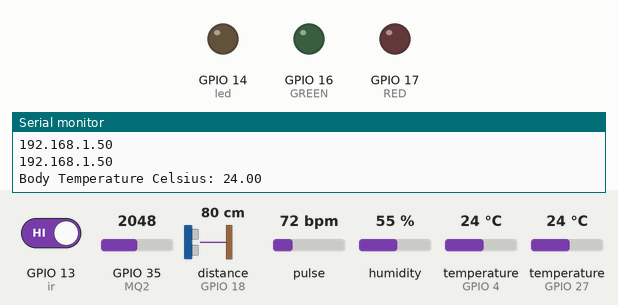
Bench run of a sketch on a simulated ESP32. On the bench: output pins drawn as LEDs (lit = HIGH), the last lines printed to the serial monitor. Wiring (inferred from the names in the program): ultrasonic range finder: trigger GPIO 5; echo GPIO 18. Inputs (shaded band) come from the test bench; at power-on: GPIO 35 (MQ2) = 2048, GPIO 13 (ir) HIGH, distance to the obstacle (sensor on GPIO 18) 80 cm, pulse 72 bpm, humidity 55 %, temperature (sensors on GPIO 4, GPIO 27) 24 °C. The echo pulse lasts 58.3 µs per cm; WiFi joins after 1.5 s; servers stay silent unless stated; pins used as bus, display or sensor lines are not drawn.

Above: at 3.0 s.
3.1 s: GPIO 35 (MQ2) set to 624
7.4 s: GPIO 35 (MQ2) set to 575
At 10.6 s:
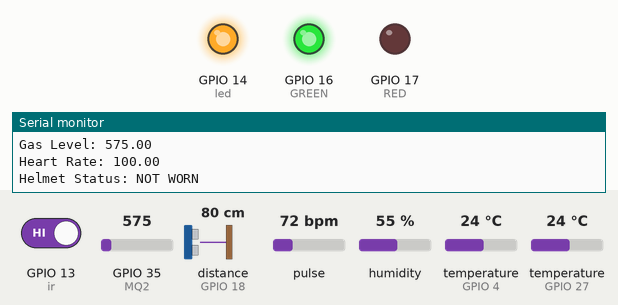
11.3 s: GPIO 13 (ir) driven LOW
At 15.9 s:
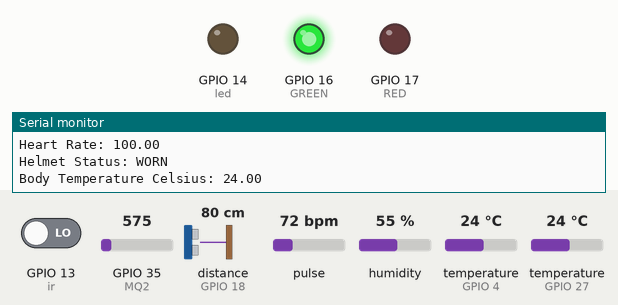
16.2 s: GPIO 13 (ir) driven HIGH
At 19.8 s:
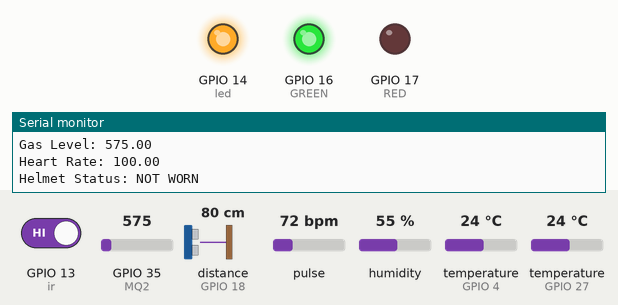
20.6 s: GPIO 35 (MQ2) set to 640
At 24.4 s:
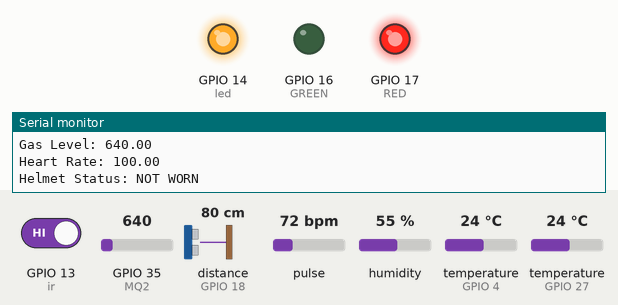
Timing chart, 0 to 25.5 s (numbered marks = the images above; inputs shaded):
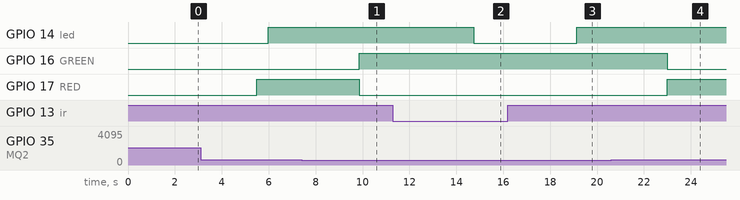

Measured:
- the behaviour switches between 601 and 600 on GPIO 35 (MQ2) (found by bisection; images 0 and 1)
- after the input at 7.4 s, GPIO 16 (GREEN): LOW → HIGH after 2.5 s; GPIO 17 (RED): HIGH → LOW after 2.5 s
- after the input at 11.3 s, GPIO 14 (led): HIGH → LOW after 3.4 s
- after the input at 16.2 s, GPIO 14 (led): LOW → HIGH after 2.9 s
- after the input at 20.6 s, GPIO 16 (GREEN): HIGH → LOW after 2.4 s; GPIO 17 (RED): LOW → HIGH after 2.4 s

The sketch:

sourcecode.ino
```cpp
#include "WiFi.h"
#include "ESPAsyncWebServer.h"
#include <Wire.h>
#include <OneWire.h>
#include <DallasTemperature.h>
#include <Adafruit_Sensor.h>
#include <DHT.h>
#include <ESPmDNS.h>
#include <FirebaseESP32.h>
#include  <WiFi.h>
#include "DHT.h"
#include "MAX30105.h"

#define BLYNK_PRINT Serial
#include <WiFi.h>
#include <WiFiClient.h>
#include <BlynkSimpleEsp32.h>

BlynkTimer timer;
MAX30105 particleSensor;

//#define FIREBASE_HOST "go-mine-85a32-default-rtdb.firebaseio.com"
//#define FIREBASE_Authorization_key "0ZHoDg8x3hLdjG2pyvb3ntaUStuLV1OPA7bWazOA"

#define FIREBASE_Authorization_key "euDB3Coml1tifCgWCMXayU5zt2DhZSIHqMxNoeVI"
#define FIREBASE_HOST "database-ands-default-rtdb.firebaseio.com"

const char* ssid = "Redmi";
const char* password = "12345678";
char auth[] = "wdzSxn6RwBg1NoPIlTVtua4nNqJC5_v6";

#define DHTTYPE DHT11
#define DHTPIN 27
#define ONE_WIRE_BUS 4
#define SOUND_SPEED 0.034
#define MQ2 35
#define GREEN 16
#define RED 17
int sensorValue = 0;
int ir=13;
int led=14;


FirebaseData firebaseData;
FirebaseJson json;

OneWire oneWire(ONE_WIRE_BUS);
DallasTemperature sensors(&oneWire);

String temperatureF = "";
String temperatureC = "";
String rtemperature = "";
String rhumidity = "";
String distance = "";
String gas = "";
String bpm = "";
String irs = "";

unsigned long lastTime = 0;
unsigned long timerDelay = 10;
DHT dht(DHTPIN, DHTTYPE);
const int trigPin = 5;
const int echoPin = 18;
long duration;

AsyncWebServer server(80);

String readDHTTemperature() {

  float t = dht.readTemperature();

  if (isnan(t)) {
    Serial.println("Failed to read from DHT sensor!");
    return "00";
  }
  else {
    Serial.print("Mine Temperature: ");
    Serial.println(t);
    Firebase.setFloat(firebaseData, "/ESP32_APP/TEMPERATURE", t);
    delay(200);

     if (t > 29)
  {
    Blynk.notify("Alert!! Temperature Rising!!");
  }
  }
    return String(t);

}

String readDHTHumidity() {

  float h = dht.readHumidity();
  if (isnan(h)) {
    Serial.println("Failed to read from DHT sensor!");
    return "00";
  }
  else {
    Serial.print("Mine Humidity: ");
    Serial.println(h);
    Firebase.setFloat(firebaseData, "/ESP32_APP/HUMIDITY", h);
    delay(200);

     if (h > 60)
  {
    Blynk.notify("Alert!! Humidity Rising!!");
  }
  }
    return String(h);

}

String readDSTemperatureC() {
  // Call sensors.requestTemperatures() to issue a global temperature and Requests to all devices on the bus
  sensors.requestTemperatures();
  float tempC = sensors.getTempCByIndex(0);

  if(tempC == -127.00) {
    Serial.println("Failed to read from DS18B20 sensor");
    return "00";
  } else {
    Serial.print("Body Temperature Celsius: ");
    Serial.println(tempC);
    Firebase.setFloat(firebaseData, "/ESP32_APP/BODY TEMPERATURE in C", tempC);
    delay(200);

     if (tempC > 30)
  {
    Blynk.notify("Alert!! Harmful Body Temperature!!");
  }
  }
  return String(tempC);
}

String readDSTemperatureF() {
  // Call sensors.requestTemperatures() to issue a global temperature and Requests to all devices on the bus
  sensors.requestTemperatures();
  float tempF = sensors.getTempFByIndex(0);

  if(int(tempF) == -196){
    Serial.println("Failed to read from DS18B20 sensor");
    return "00";
  } else {
    Serial.print("Body Temperature Fahrenheit: ");
    Serial.println(tempF);
    Firebase.setFloat(firebaseData, "/ESP32_APP/BODY TEMPERATURE in F", tempF);
    delay(200);

    if (tempF > 90)
  {
    Blynk.notify("Alert!! Harmful Body Temperature!!");
  }
  }
  return String(tempF);
}

String readDistance(){

  float distanceCm;

  digitalWrite(trigPin, LOW);
  delayMicroseconds(5);
  digitalWrite(trigPin, HIGH);
  delayMicroseconds(10);
  digitalWrite(trigPin, LOW);

  duration = pulseIn(echoPin, HIGH);

  distanceCm = duration * SOUND_SPEED/2;

  if (distanceCm < 1)
  {
    Serial.println("Ultrasonic Sensor not detected");
    return "00";
  }

  else
  {

  Serial.print("Water Level: ");
  Serial.println(distanceCm);
   Firebase.setFloat(firebaseData, "/ESP32_APP/WATER LEVEL in cm", distanceCm);
    delay(200);

   if (distanceCm > 7)
  {
    Blynk.notify("Water is Rising Rapidly !!");
  }
  }

   return String(distanceCm);

}

String sendUptime(){

  float sensorValue;

  sensorValue = analogRead(MQ2);
  Blynk.virtualWrite(V1, sensorValue);
  Serial.print("Gas Level: ");
  Serial.println(sensorValue);
  Firebase.setFloat(firebaseData, "/ESP32_APP/GAS LEVEL", sensorValue);
  delay(200);

  if (sensorValue > 600)
  {
    Blynk.notify("Gas Detected!");
    digitalWrite(GREEN, LOW);
    digitalWrite(RED, HIGH);
  }

  else
  {
    digitalWrite(GREEN, HIGH);
    digitalWrite(RED, LOW);
  }

  return String(sensorValue);
}

String readBPM() {

  if (!particleSensor.begin(Wire, I2C_SPEED_FAST)) //Use default I2C port, 400kHz speed
  {
    Serial.println("MAX30105 was not found. Please check wiring/power. ");
//    while (1);
    return "00";
  }
  else
{

byte ledBrightness = 0x1F; //Options: 0=Off to 255=50mA
byte sampleAverage = 8; //Options: 1, 2, 4, 8, 16, 32
byte ledMode = 3; //Options: 1 = Red only, 2 = Red + IR, 3 = Red + IR + Green
int sampleRate = 100; //Options: 50, 100, 200, 400, 800, 1000, 1600, 3200
int pulseWidth = 411; //Options: 69, 118, 215, 411
int adcRange = 4096; //Options: 2048, 4096, 8192, 16384
boolean state = false;

{
   float hr;

  particleSensor.setup(ledBrightness, sampleAverage, ledMode, sampleRate, pulseWidth, adcRange);

  hr=(particleSensor.getIR()/1000);

 Serial.print("Heart Rate: ");
 Serial.println(hr); //Send raw data to plotter
 Firebase.setFloat(firebaseData, "/ESP32_APP/HEART RATE", hr);
  delay(200);

    if(hr>85)
  {
    Blynk.notify("Alert!! Abnormal Heartbeat!!");
  }
   return String(hr);
 }
}


}

String readIRS() {

 {

      int irvalue = HIGH;
      irvalue = digitalRead(ir);
      //int irvalue = digitalRead(ir);

      if(irvalue == LOW)
    {
      const char* i ="WORN";
      Serial.print("Helmet Status: ");
      Serial.println(i);
      Firebase.setString(firebaseData, "/ESP32_APP/HELMET STATUS", i);
      digitalWrite(led, LOW);
      delay(200);

      return String(i);
    }
      else
    {
      const char* i ="NOT WORN";
      Serial.print("Helmet Status: ");
      Serial.println(i);
      Firebase.setString(firebaseData, "/ESP32_APP/HELMET STATUS", i);
      digitalWrite(led, HIGH);
      delay(200);
      Blynk.notify("Alert!! Helmet Opened");

      return String(i);
    }
  }

}

const char index_html[] PROGMEM = R"rawliteral(
<!DOCTYPE HTML><html>
<head>
  <meta name="viewport" content="width=device-width, initial-scale=1">
  <link rel="stylesheet" href="https://use.fontawesome.com/releases/v5.7.2/css/all.css" integrity="sha384-fnmOCqbTlWIlj8LyTjo7mOUStjsKC4pOpQbqyi7RrhN7udi9RwhKkMHpvLbHG9Sr" crossorigin="anonymous">
  <style>
    html {
     font-family: Arial;
     display: inline-block;
     margin: 0px auto;
    }
    h2 { font-size: 3.0rem; }
    p { font-size: 3.0rem; }
    .units { font-size: 1.2rem; }
    h2 {padding-left: 50px; }
    p {padding-left: 50px; }

    .dht-labels{
      font-size: 1.5rem;
      vertical-align:middle;
      padding-bottom: 15px;
    }
  </style>
</head>
<body>
  <h2>WORKER HEALTH ANALYSIS<HR></h2>
  <p>
    <i class="fas fa-temperature-high" style="color:#059e8a;"></i>
    <span class="dht-labels">Mine Temperature<br></span>
    <span id="temperature">%TEMPERATURE%</span>
    <sup class="units">&deg;C</br></sup>
  </p>
  <HR>
  <p>
    <i class="fas fa-tint" style="color:#00add6;"></i>
    <span class="dht-labels">Mine Humidity<br></span>
    <span id="humidity">%HUMIDITY%</span>
    <sup class="units">&percnt;</br></sup>
  </p>
  <HR>
  <p>
    <i class="fas fa-thermometer-half" style="color:#98f5e8;"></i>
    <span class="dht-labels">Body Temperature<br></span>
    <span id="temperaturec">%TEMPERATUREC%</span>
    <sup class="units">&deg;C</br></sup>
  </p>
  <HR>
  <p>
    <i class="fas fa-thermometer-half" style="color:#059e8a;"></i>
    <span class="dht-labels">Body Temperature<br></span>
    <span id="temperaturef">%TEMPERATUREF%</span>
    <sup class="units">&deg;F</br></sup>
  </p>
  <HR>
  <p>
   <i class="fas fa-road" style="color:#0c42ae;"></i>
    <span class="dht-labels">Water Level<br></span>
    <span id="Distance">%DISTANCE%</span>
    <sup class="units">cm</br></sup>
  </p>
  <HR>
  <p>
    <i class="fas fa-gas-pump" style="color: #059e8a;"></i>
    <span class="dht-labels">Gas Detection<br></span>
    <span id="gas">%GAS%</span>
    <sup class="units">ppm</br></sup>
  </p>
  <HR>
  <p>
    <i class="fas fa-heartbeat" style="color:rgb(245, 16, 16);"></i>
    <span class="dht-labels">Heart Rate<br></span>
    <span id="bpm">%BPM%</span>
    <sup class="units">bpm</br></sup>
  </p>
  <HR>
   <p>
    <i class="fas fa-heartbeat" style="color:rgb(245, 16, 16);"></i>
    <span class="dht-labels">Helmet Status<br></span>
    <span id="irs">%IRS%</span>
    <sup class="units">**</br></sup>
  </p>
  <HR>
  <p>
    <i class="fa fa-percent" style="color:rgb(57, 191, 235);"></i>
    <span class="dht-labels">SPO2<br></span>
    <span id="Percentage">--</span>
    <sup class="units">&percnt;</br></sup>
  </p>
  <hr>
</body>
<script>
setInterval(function ( ) {
  var xhttp = new XMLHttpRequest();
  xhttp.onreadystatechange = function() {
    if (this.readyState == 4 && this.status == 200) {
      document.getElementById("temperature").innerHTML = this.responseText;
    }
  };
  xhttp.open("GET", "/temperature", true);
  xhttp.send();
}, 10000 ) ;

setInterval(function ( ) {
  var xhttp = new XMLHttpRequest();
  xhttp.onreadystatechange = function() {
    if (this.readyState == 4 && this.status == 200) {
      document.getElementById("humidity").innerHTML = this.responseText;
    }
  };
  xhttp.open("GET", "/humidity", true);
  xhttp.send();
}, 10000 ) ;

setInterval(function ( ) {
  var xhttp = new XMLHttpRequest();
  xhttp.onreadystatechange = function() {
    if (this.readyState == 4 && this.status == 200) {
      document.getElementById("temperaturec").innerHTML = this.responseText;
    }
  };
  xhttp.open("GET", "/temperaturec", true);
  xhttp.send();
}, 10000) ;
setInterval(function ( ) {
  var xhttp = new XMLHttpRequest();
  xhttp.onreadystatechange = function() {
    if (this.readyState == 4 && this.status == 200) {
      document.getElementById("temperaturef").innerHTML = this.responseText;
    }
  };
  xhttp.open("GET", "/temperaturef", true);
  xhttp.send();
}, 10000) ;
setInterval(function ( ) {
  var xhttp = new XMLHttpRequest();
  xhttp.onreadystatechange = function() {
    if (this.readyState == 4 && this.status == 200) {
      document.getElementById("Distance").innerHTML = this.responseText;
    }
  };
  xhttp.open("GET", "/Distance", true);
  xhttp.send();
}, 10000) ;
setInterval(function ( ) {
  var xhttp = new XMLHttpRequest();
  xhttp.onreadystatechange = function() {
    if (this.readyState == 4 && this.status == 200) {
      document.getElementById("gas").innerHTML = this.responseText;
    }
  };
  xhttp.open("GET", "/gas", true);
  xhttp.send();
}, 10000) ;
setInterval(function ( ) {
  var xhttp = new XMLHttpRequest();
  xhttp.onreadystatechange = function() {
    if (this.readyState == 4 && this.status == 200) {
      document.getElementById("bpm").innerHTML = this.responseText;
    }
  };
  xhttp.open("GET", "/bpm", true);
  xhttp.send();
}, 10000) ;
setInterval(function ( ) {
  var xhttp = new XMLHttpRequest();
  xhttp.onreadystatechange = function() {
    if (this.readyState == 4 && this.status == 200) {
      document.getElementById("irs").innerHTML = this.responseText;
    }
  };
  xhttp.open("GET", "/irs", true);
  xhttp.send();
}, 10000) ;
</script>
</html>)rawliteral";

String processor(const String& var){
  Serial.println(var);
  if(var == "TEMPERATURE"){
    return rtemperature;
  }
  else if(var == "HUMIDITY"){
    return rhumidity;
  }
  else if(var == "TEMPERATUREC"){
    return temperatureC;
  }
  else if(var == "TEMPERATUREF"){
    return temperatureF;
  }
  else if(var == "DISTANCE"){
   return distance;
  }
  else if(var == "GAS"){
   return gas;
  }
  else if(var == "BPM"){
   return bpm;
  }
  else if(var == "IRS"){
   return irs;
  }
  return String();
}

void setup(){
  // Serial port for debugging purposes
  Serial.begin(115200);


  dht.begin();
  sensors.begin();

   Serial.println();
   Firebase.begin(FIREBASE_HOST,FIREBASE_Authorization_key);

     // Connect to Wi-Fi
  WiFi.begin (ssid, password);
  Blynk.begin(auth, ssid, password);
  while (WiFi.status() != WL_CONNECTED) {
    delay(1000);
    Serial.println("Connecting to WiFi..");
  }

  // Print ESP32 Local IP Address
  Serial.println(WiFi.localIP());
  if(!MDNS.begin("esp32")) {
     Serial.println("Error starting mDNS");
     return;
  }

    Serial.println(WiFi.localIP());

  pinMode(trigPin, OUTPUT);
  pinMode(echoPin, INPUT);
  pinMode(MQ2, INPUT);
  pinMode(GREEN, OUTPUT);
  pinMode(RED, OUTPUT);
  pinMode(ir, INPUT);
  pinMode(led, OUTPUT);


  server.on("/", HTTP_GET, [](AsyncWebServerRequest *request){
    request->send_P(200, "text/html", index_html, processor);
  });
  server.on("/temperature", HTTP_GET, [](AsyncWebServerRequest *request){
    request->send_P(200, "text/plain", rtemperature.c_str());
  });
  server.on("/humidity", HTTP_GET, [](AsyncWebServerRequest *request){
    request->send_P(200, "text/plain", rhumidity.c_str());
  });
  server.on("/temperaturec", HTTP_GET, [](AsyncWebServerRequest *request){
    request->send_P(200, "text/plain", temperatureC.c_str());
  });
  server.on("/temperaturef", HTTP_GET, [](AsyncWebServerRequest *request){
    request->send_P(200, "text/plain", temperatureF.c_str());
  });
  server.on("/distanceCm", HTTP_GET, [](AsyncWebServerRequest *request){
    request->send_P(200, "text/plain", distance.c_str());
  });
  server.on("/gas", HTTP_GET, [](AsyncWebServerRequest *request){
    request->send_P(200, "text/plain", gas.c_str());
  });
  server.on("/bpm", HTTP_GET, [](AsyncWebServerRequest *request){
    request->send_P(200, "text/plain", bpm.c_str());
  });
  server.on("/irs", HTTP_GET, [](AsyncWebServerRequest *request){
    request->send_P(200, "text/plain", irs.c_str());
  });

  server.begin();
}

void loop(){

  Blynk.run();
  timer.run();

  if ((millis() - lastTime) > timerDelay) {
    temperatureC = readDSTemperatureC();
    temperatureF = readDSTemperatureF();
    distance = readDistance();
    rhumidity = readDHTHumidity();
    rtemperature = readDHTTemperature();
    gas = sendUptime();
    bpm = readBPM();
    irs = readIRS();
    lastTime = millis();
  }

}
```
